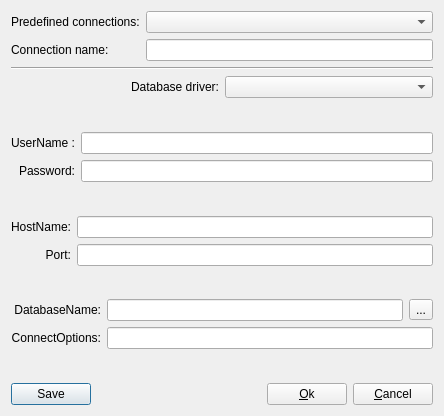
<?xml version="1.0" encoding="UTF-8"?>
<ui version="4.0">
 <class>databaseDialog</class>
 <widget class="QDialog" name="databaseDialog">
  <property name="geometry">
   <rect>
    <x>0</x>
    <y>0</y>
    <width>444</width>
    <height>416</height>
   </rect>
  </property>
  <property name="windowTitle">
   <string>Setup database</string>
  </property>
  <layout class="QGridLayout" name="gridLayout">
   <item row="0" column="0">
    <widget class="QLabel" name="label_8">
     <property name="text">
      <string>Predefined connections:</string>
     </property>
    </widget>
   </item>
   <item row="0" column="1">
    <widget class="QComboBox" name="cbConnections"/>
   </item>
   <item row="2" column="0" colspan="2">
    <widget class="Line" name="line">
     <property name="orientation">
      <enum>Qt::Horizontal</enum>
     </property>
    </widget>
   </item>
   <item row="3" column="0" colspan="2">
    <layout class="QHBoxLayout" name="horizontalLayout_6">
     <item>
      <widget class="QLabel" name="label">
       <property name="text">
        <string>Database driver:</string>
       </property>
       <property name="alignment">
        <set>Qt::AlignRight|Qt::AlignTrailing|Qt::AlignVCenter</set>
       </property>
      </widget>
     </item>
     <item>
      <widget class="QComboBox" name="drivers"/>
     </item>
    </layout>
   </item>
   <item row="4" column="0" colspan="2">
    <spacer name="verticalSpacer">
     <property name="orientation">
      <enum>Qt::Vertical</enum>
     </property>
     <property name="sizeHint" stdset="0">
      <size>
       <width>20</width>
       <height>23</height>
      </size>
     </property>
    </spacer>
   </item>
   <item row="5" column="0" colspan="2">
    <layout class="QHBoxLayout" name="horizontalLayout_3">
     <item>
      <layout class="QVBoxLayout" name="verticalLayout_2">
       <item>
        <widget class="QLabel" name="label_7">
         <property name="text">
          <string>UserName :</string>
         </property>
         <property name="alignment">
          <set>Qt::AlignRight|Qt::AlignTrailing|Qt::AlignVCenter</set>
         </property>
        </widget>
       </item>
       <item>
        <widget class="QLabel" name="label_5">
         <property name="text">
          <string>Password:</string>
         </property>
         <property name="alignment">
          <set>Qt::AlignRight|Qt::AlignTrailing|Qt::AlignVCenter</set>
         </property>
        </widget>
       </item>
      </layout>
     </item>
     <item>
      <layout class="QVBoxLayout" name="verticalLayout">
       <item>
        <widget class="QLineEdit" name="user"/>
       </item>
       <item>
        <widget class="QLineEdit" name="password">
         <property name="echoMode">
          <enum>QLineEdit::Password</enum>
         </property>
        </widget>
       </item>
      </layout>
     </item>
    </layout>
   </item>
   <item row="6" column="0" colspan="2">
    <spacer name="verticalSpacer_2">
     <property name="orientation">
      <enum>Qt::Vertical</enum>
     </property>
     <property name="sizeHint" stdset="0">
      <size>
       <width>20</width>
       <height>23</height>
      </size>
     </property>
    </spacer>
   </item>
   <item row="7" column="0" colspan="2">
    <layout class="QHBoxLayout" name="horizontalLayout_4">
     <item>
      <layout class="QVBoxLayout" name="verticalLayout_4">
       <item>
        <widget class="QLabel" name="label_4">
         <property name="text">
          <string>HostName:</string>
         </property>
         <property name="alignment">
          <set>Qt::AlignRight|Qt::AlignTrailing|Qt::AlignVCenter</set>
         </property>
        </widget>
       </item>
       <item>
        <widget class="QLabel" name="label_6">
         <property name="text">
          <string>Port:</string>
         </property>
         <property name="alignment">
          <set>Qt::AlignRight|Qt::AlignTrailing|Qt::AlignVCenter</set>
         </property>
        </widget>
       </item>
      </layout>
     </item>
     <item>
      <layout class="QVBoxLayout" name="verticalLayout_3">
       <item>
        <widget class="QLineEdit" name="host"/>
       </item>
       <item>
        <widget class="QLineEdit" name="port">
         <property name="inputMask">
          <string>00000; </string>
         </property>
         <property name="echoMode">
          <enum>QLineEdit::Normal</enum>
         </property>
        </widget>
       </item>
      </layout>
     </item>
    </layout>
   </item>
   <item row="8" column="0" colspan="2">
    <spacer name="verticalSpacer_3">
     <property name="orientation">
      <enum>Qt::Vertical</enum>
     </property>
     <property name="sizeHint" stdset="0">
      <size>
       <width>20</width>
       <height>23</height>
      </size>
     </property>
    </spacer>
   </item>
   <item row="9" column="0" colspan="2">
    <layout class="QHBoxLayout" name="horizontalLayout_7">
     <item>
      <layout class="QVBoxLayout" name="verticalLayout_5">
       <item>
        <widget class="QLabel" name="label_3">
         <property name="text">
          <string>DatabaseName:</string>
         </property>
         <property name="alignment">
          <set>Qt::AlignRight|Qt::AlignTrailing|Qt::AlignVCenter</set>
         </property>
        </widget>
       </item>
       <item>
        <widget class="QLabel" name="label_2">
         <property name="text">
          <string>ConnectOptions:</string>
         </property>
         <property name="alignment">
          <set>Qt::AlignRight|Qt::AlignTrailing|Qt::AlignVCenter</set>
         </property>
        </widget>
       </item>
      </layout>
     </item>
     <item>
      <layout class="QVBoxLayout" name="verticalLayout_6">
       <item>
        <layout class="QHBoxLayout" name="horizontalLayout_5">
         <item>
          <widget class="QLineEdit" name="database">
           <property name="inputMask">
            <string/>
           </property>
          </widget>
         </item>
         <item>
          <widget class="QToolButton" name="openButton">
           <property name="text">
            <string>...</string>
           </property>
          </widget>
         </item>
        </layout>
       </item>
       <item>
        <widget class="QLineEdit" name="options"/>
       </item>
      </layout>
     </item>
    </layout>
   </item>
   <item row="10" column="0" colspan="2">
    <spacer name="verticalSpacer_4">
     <property name="orientation">
      <enum>Qt::Vertical</enum>
     </property>
     <property name="sizeHint" stdset="0">
      <size>
       <width>20</width>
       <height>23</height>
      </size>
     </property>
    </spacer>
   </item>
   <item row="11" column="0" colspan="2">
    <layout class="QHBoxLayout" name="horizontalLayout_2">
     <item>
      <widget class="QPushButton" name="pbSave">
       <property name="text">
        <string>Save</string>
       </property>
      </widget>
     </item>
     <item>
      <spacer name="horizontalSpacer">
       <property name="orientation">
        <enum>Qt::Horizontal</enum>
       </property>
       <property name="sizeHint" stdset="0">
        <size>
         <width>40</width>
         <height>20</height>
        </size>
       </property>
      </spacer>
     </item>
     <item>
      <layout class="QHBoxLayout" name="horizontalLayout">
       <item>
        <widget class="QPushButton" name="pushButton">
         <property name="text">
          <string>&amp;Ok</string>
         </property>
        </widget>
       </item>
       <item>
        <widget class="QPushButton" name="pushButton_2">
         <property name="text">
          <string>&amp;Cancel</string>
         </property>
        </widget>
       </item>
      </layout>
     </item>
    </layout>
   </item>
   <item row="1" column="0">
    <widget class="QLabel" name="label_9">
     <property name="text">
      <string>Connection name:</string>
     </property>
    </widget>
   </item>
   <item row="1" column="1">
    <widget class="QLineEdit" name="leConnName"/>
   </item>
  </layout>
 </widget>
 <tabstops>
  <tabstop>drivers</tabstop>
  <tabstop>user</tabstop>
  <tabstop>password</tabstop>
  <tabstop>host</tabstop>
  <tabstop>port</tabstop>
  <tabstop>database</tabstop>
  <tabstop>options</tabstop>
  <tabstop>pushButton</tabstop>
  <tabstop>pushButton_2</tabstop>
 </tabstops>
 <resources/>
 <connections>
  <connection>
   <sender>pushButton</sender>
   <signal>clicked()</signal>
   <receiver>databaseDialog</receiver>
   <slot>accept()</slot>
   <hints>
    <hint type="sourcelabel">
     <x>271</x>
     <y>389</y>
    </hint>
    <hint type="destinationlabel">
     <x>148</x>
     <y>153</y>
    </hint>
   </hints>
  </connection>
  <connection>
   <sender>pushButton_2</sender>
   <signal>clicked()</signal>
   <receiver>databaseDialog</receiver>
   <slot>reject()</slot>
   <hints>
    <hint type="sourcelabel">
     <x>355</x>
     <y>393</y>
    </hint>
    <hint type="destinationlabel">
     <x>232</x>
     <y>155</y>
    </hint>
   </hints>
  </connection>
 </connections>
</ui>
